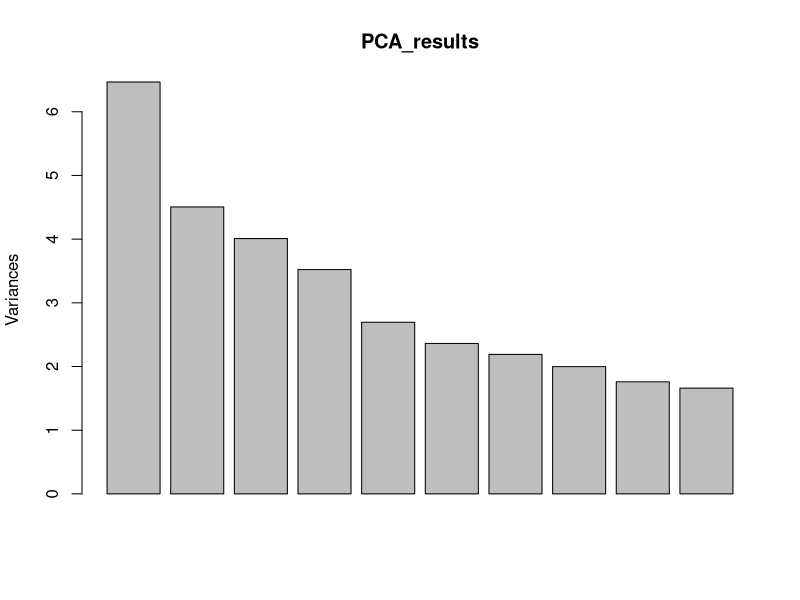
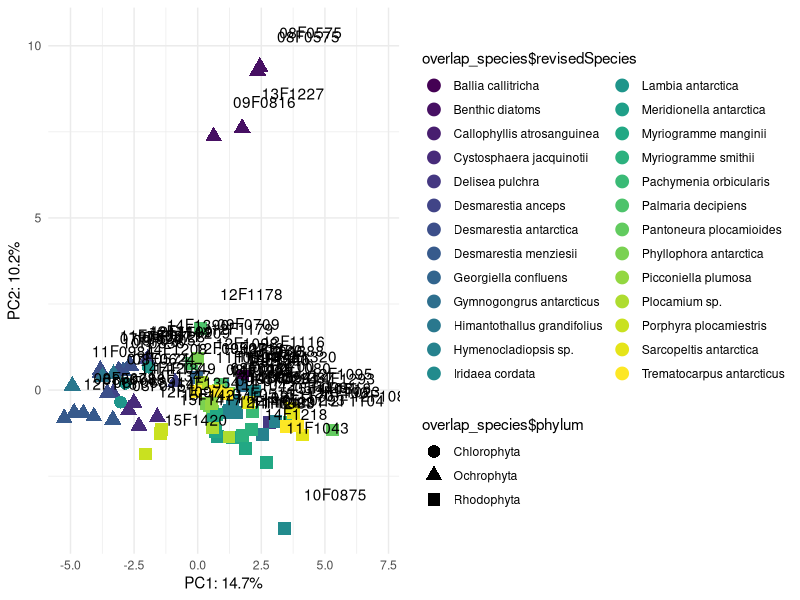
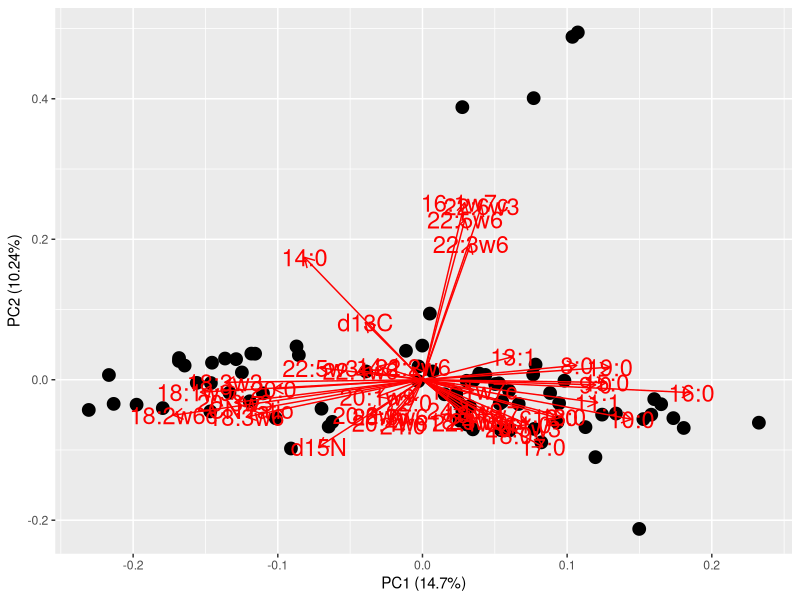
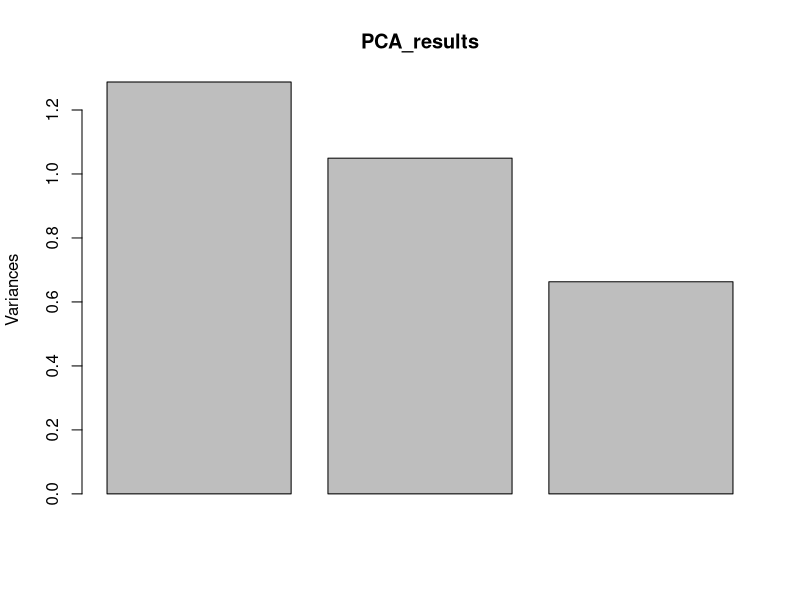
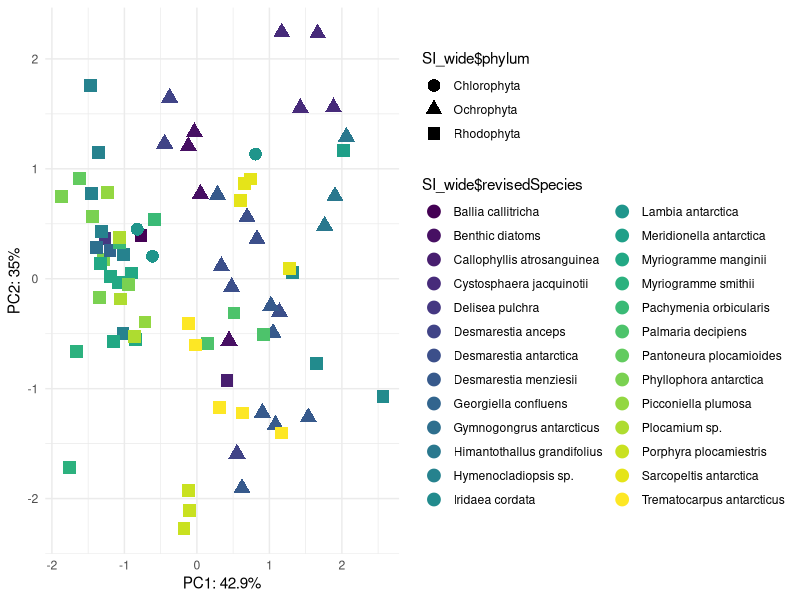
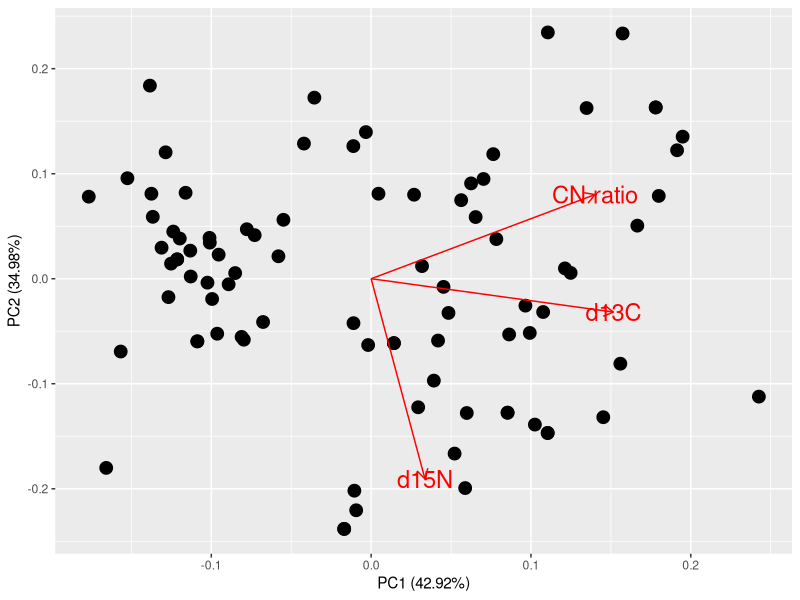
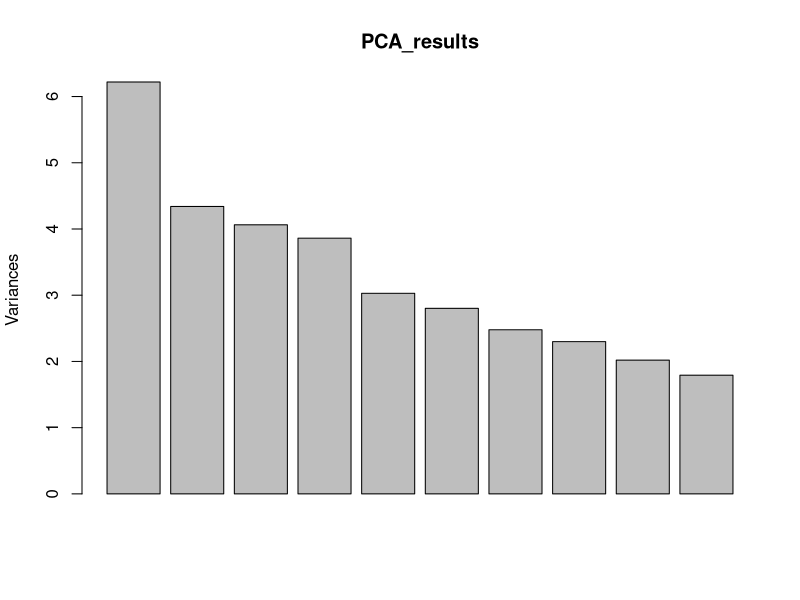
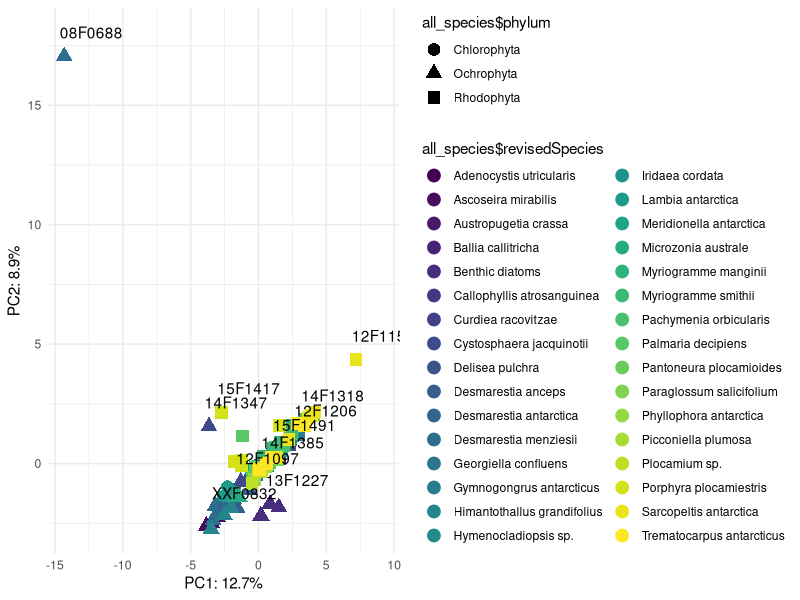

Here is the R script that generated these plots, in order: (Note: this script raises an error after producing the figures.)
#++++++++++++++++++++++++++++++++++++++++++++++++++++++++++++++++++++++++++++++++++
#                                                                                ##
# Antarctica Algae FA Bsides SI Analyses                                         ##
# Script Created 2023-03-21                                                      ##
# Data source: Antarctic Gradients 2019                                          ##
# R code prepared by Ross Whippo                                                 ##
# Last updated 2023-03-21                                                        ##
#                                                                                ##
#++++++++++++++++++++++++++++++++++++++++++++++++++++++++++++++++++++++++++++++++++

# SUMMARY:

# Script to generate descriptive statistical summaries of bside fatty acid and
# stable isotope data from Antarctic Gradients 2019 project. 


# Required Files (check that script is loading latest version):
# Whippo_FA_extraction_log.csv
# gradients2019_bsides_FASI_QAQC.csv


# Associated Scripts:
# FA_bsides_SI_data_pipeline.R

# TO DO 
# 1. Combine ggplot PCA plot with vectors  
# 2. Run PERMANOVA and PCA for SI and FA separately
#     - samples in common
#     - FA with additional samples
#     - 'All' samples
# 3. Fill in all values in paper table for FA and SI
# 4. Create PCA labeling phylum instead of species (or shapes)

# +++++++++++++++++++++++++++++++++++++++++++++++++++++++++++++++++++++++++++++++++
# TABLE OF CONTENTS                                                            ####
#                                                                                 +
# RECENT CHANGES TO SCRIPT                                                        +
# LOAD PACKAGES                                                                   +
# READ IN AND PREPARE DATA                                                        +
# DATA SUMMARY                                                                    +
#                                                                                 +
#++++++++++++++++++++++++++++++++++++++++++++++++++++++++++++++++++++++++++++++++++

#++++++++++++++++++++++++++++++++++++++++++++++++++++++++++++++++++++++++++++++++++
# RECENT CHANGES TO SCRIPT                                                     ####
#++++++++++++++++++++++++++++++++++++++++++++++++++++++++++++++++++++++++++++++++++

# 2023-03-21 Script created from FA_descriptive_stats.R

#++++++++++++++++++++++++++++++++++++++++++++++++++++++++++++++++++++++++++++++++++
# LOAD PACKAGES                                                                ####
#++++++++++++++++++++++++++++++++++++++++++++++++++++++++++++++++++++++++++++++++++

library(tidyverse) # data cleanup
library(vegan) # 'community' analyses
library(viridis) # color palette
library(psych) # pairs panel
library(ggfortify) # PCA visualizations

#++++++++++++++++++++++++++++++++++++++++++++++++++++++++++++++++++++++++++++++++++
# READ IN AND PREPARE DATA                                                     ####
#++++++++++++++++++++++++++++++++++++++++++++++++++++++++++++++++++++++++++++++++++


# Read in all core species from data pipeline
all_species <- read_csv("Data/Biomarkers/FattyAcids/gradients2019_bsides_FASI_QAQC.csv")


# Create simplified long dataset for analysis, remove non-overlapping samples
long_species <- all_species %>%
  select(ProjID, siteName, revisedSpecies, `Ice cover (NIC-Midpoint-Annual)`,
         targetFA, `CN ratio`:`20:4`) %>%
  filter(targetFA == "standards", !is.na(`CN ratio`)) %>%
  pivot_longer(cols = `CN ratio`:`20:4`, names_to = 'marker', values_to = 'value')

# create wide dataset, remove non-overlapping samples
overlap_species <- all_species %>%
  filter(targetFA == "standards", !is.na(`CN ratio`)) %>%
  select_if(~ !is.numeric(.) || sum(., na.rm = TRUE) != 0)

# SI only wide dataset
SI_wide <- all_species %>%
  filter(!is.na(`CN ratio`))

  



#++++++++++++++++++++++++++++++++++++++++++++++++++++++++++++++++++++++++++++++++++
# DATA SUMMARY                                                                 ####
#++++++++++++++++++++++++++++++++++++++++++++++++++++++++++++++++++++++++++++++++++




###### OVERLAPPING SAMPLES



### PERMANOVA 

# algal FA for adonis
marker_only <- overlap_species %>%
  select(`CN ratio`:`24:1w9`) 

adonis(abs(marker_only) ~ revisedSpecies, data = overlap_species, method = 'bray', na.rm = TRUE)

# PCA


# run PCA
PCA_results <-  prcomp(overlap_species[,c(21:64)], scale = TRUE)
PCA_results$rotation <- -1*PCA_results$rotation
PCA_results$rotation
#reverse the signs of the scores
PCA_results$x <- -1*PCA_results$x
#display the first six scores
head(PCA_results$x)

# plot how much variance
plot(PCA_results)

# calc variance explained
var_explained <- PCA_results$sdev^2/sum(PCA_results$sdev^2)

# duplicate main dataset to add shape value for taxonomic grouping
# overlap_PCAfig <- overlap_species %>%
#   mutate(shape = case_when(phylum == "Chlorophyta" ~ "1",
#                            phylum == "Ochrophyta" ~ "2",
#                            phylum == "Rhodophyta" ~ "6"))

# biplot of 2 most important axes
PCA_results$x %>% 
  as.data.frame %>%
  ggplot(aes(x=PC1,y=PC2)) + geom_point(aes(color = overlap_species$revisedSpecies,
                                            shape = overlap_species$phylum),size=4) +
  geom_text(
    label=overlap_species$ProjID,
    nudge_x=2, nudge_y=1,
    check_overlap=F
  ) +
  theme_minimal() +
  scale_color_viridis(discrete = TRUE) +
  labs(x=paste0("PC1: ",round(var_explained[1]*100,1),"%"),
       y=paste0("PC2: ",round(var_explained[2]*100,1),"%"))

# Run PCA plot with vectors
autoplot(PCA_results, loadings = TRUE, loadings.label = TRUE, loadings.label.size = 6, size = 4)



###### SI VALUES ONLY

### PERMANOVA 

# algal SI for adonis
SI_only <- SI_wide %>%
  select(`CN ratio`:d13C)

adonis(abs(SI_only) ~ revisedSpecies, data = SI_wide, method = 'bray', na.rm = TRUE)

# PCA


# run PCA
PCA_results <-  prcomp(SI_wide[,c(21:23)], scale = TRUE)
PCA_results$rotation <- -1*PCA_results$rotation
PCA_results$rotation
#reverse the signs of the scores
PCA_results$x <- -1*PCA_results$x
#display the first six scores
head(PCA_results$x)

# plot how much variance
plot(PCA_results)

# calc variance explained
var_explained <- PCA_results$sdev^2/sum(PCA_results$sdev^2)

# biplot of 2 most important axes
PCA_results$x %>% 
  as.data.frame %>%
  ggplot(aes(x=PC1,y=PC2)) + geom_point(aes(color = SI_wide$revisedSpecies,
                                            shape = SI_wide$phylum),size=4) +
  #  geom_text(
  #    label=SI_wide$revisedSpecies,
  #    nudge_x=2, nudge_y=1,
  #    check_overlap=T
  #  ) +
  theme_minimal() +
  scale_color_viridis(discrete = TRUE) +
  labs(x=paste0("PC1: ",round(var_explained[1]*100,1),"%"),
       y=paste0("PC2: ",round(var_explained[2]*100,1),"%"))

# Run PCA plot with vectors
autoplot(PCA_results, loadings = TRUE, loadings.label = TRUE, loadings.label.size = 6, size = 4)



###### FA VALUES ONLY



### PERMANOVA 

# algal FA for adonis
FA_only <- all_species %>%
  select(`8:0`:`20:4`) 

adonis(abs(FA_only) ~ revisedSpecies, data = all_species, method = 'bray', na.rm = TRUE)

# PCA


# run PCA
PCA_results <-  prcomp(all_species[,c(24:72)], scale = TRUE)
PCA_results$rotation <- -1*PCA_results$rotation
PCA_results$rotation
#reverse the signs of the scores
PCA_results$x <- -1*PCA_results$x
#display the first six scores
head(PCA_results$x)

# plot how much variance
plot(PCA_results)

# calc variance explained
var_explained <- PCA_results$sdev^2/sum(PCA_results$sdev^2)

# duplicate main dataset to add shape value for taxonomic grouping
# overlap_PCAfig <- overlap_species %>%
#   mutate(shape = case_when(phylum == "Chlorophyta" ~ "1",
#                            phylum == "Ochrophyta" ~ "2",
#                            phylum == "Rhodophyta" ~ "6"))

# biplot of 2 most important axes
PCA_results$x %>% 
  as.data.frame %>%
  ggplot(aes(x=PC1,y=PC2)) + geom_point(aes(color = all_species$revisedSpecies,
                                            shape = all_species$phylum),size=4) +
  geom_text(
      label=all_species$ProjID,
      nudge_x=2, nudge_y=1,
      check_overlap=T
    ) +
  theme_minimal() +
  scale_color_viridis(discrete = TRUE) +
  labs(x=paste0("PC1: ",round(var_explained[1]*100,1),"%"),
       y=paste0("PC2: ",round(var_explained[2]*100,1),"%"))

# Run PCA plot with vectors
autoplot(PCA_results, loadings = TRUE, loadings.label = TRUE, loadings.label.size = 6, size = 4)





###### TESTING MINIMAL FA BY LOOKING AT VECTORS IN PCA (16:0, 16:1w7c, 18:2w6c)

### PERMANOVA 

# algal min FA for adonis
minFA_only <- overlap_species %>%
  select(`16:0`, `16:1w7c`, `18:2w6c`) 

adonis(abs(minFA_only) ~ revisedSpecies, data = overlap_species, method = 'bray', na.rm = TRUE)

# PCA


# run PCA
PCA_results <-  prcomp(overlap_species[,c(35, 36, 42)], scale = TRUE)
PCA_results$rotation <- -1*PCA_results$rotation
PCA_results$rotation
#reverse the signs of the scores
PCA_results$x <- -1*PCA_results$x
#display the first six scores
head(PCA_results$x)

# plot how much variance
plot(PCA_results)

# calc variance explained
var_explained <- PCA_results$sdev^2/sum(PCA_results$sdev^2)

# biplot of 2 most important axes
PCA_results$x %>% 
  as.data.frame %>%
  ggplot(aes(x=PC1,y=PC2)) + geom_point(aes(color = overlap_species$revisedSpecies,
                                            shape = overlap_species$phylum),size=4) +
  #  geom_text(
  #    label=SI_wide$revisedSpecies,
  #    nudge_x=2, nudge_y=1,
  #    check_overlap=T
  #  ) +
  theme_minimal() +
  scale_color_viridis(discrete = TRUE) +
  labs(x=paste0("PC1: ",round(var_explained[1]*100,1),"%"),
       y=paste0("PC2: ",round(var_explained[2]*100,1),"%"))

# Run PCA plot with vectors
autoplot(PCA_results, loadings = TRUE, loadings.label = TRUE, loadings.label.size = 6, size = 4)



####
#<<<<<<<<<<<<<<<<<<<<<<<<<<END OF SCRIPT>>>>>>>>>>>>>>>>>>>>>>>>#

# SCRATCH PAD ####
algal_grad <- grad_conc_wide %>%
  select(genusSpecies, `NIC-Klein-Midpoint-Annual`, '14:0', '16:0', '16:1w7c', '18:0', '18:4w3c', '20:4w6', '20:5w3') %>%
  filter(genusSpecies %in% c("Desmarestia menziesii", "Phyllophora antarctica", "Himantothallus grandifolius"))
algal_grad_long <- algal_grad %>%
  pivot_longer(cols = `14:0`:`20:5w3`, names_to = 'FA', values_to = 'proportion')


algal_grad_long %>%
  ggplot(aes(`NIC-Klein-Midpoint-Annual`, proportion)) +
  geom_point() +
  geom_smooth(method = 'lm') +
  facet_wrap(FA ~ genusSpecies, scales = 'free', ncol = 3)



# MDS ALGAE


# select EPA, ARA, SDA, PAL, OLE, LIN, VAC, and dominant sats (16, 18) 
sub_wide <- grad_conc_wide %>% # fix 16:0 error in inverts
  select(genusSpecies, FAsampleName, "14:0", "16:0", "16:1w7c", "18:0", "18:1w7c", "18:3w3", "18:4w3c", "18:1w9c", "20:4w6", "20:5w3")
sub_wide_trans <- (sub_wide[,3:12])
sub_wide_trans <- bind_cols(sub_wide[1:2], sub_wide_trans)

batch_1_2_MDS <- metaMDS(sub_wide_trans[3:12], autotransform = TRUE, distance = "clark")
batch_1_2_MDS_points <- batch_1_2_MDS$points
batch_1_2_MDS_points <- data.frame(batch_1_2_MDS_points)
plot_data_batch_1_2 <- data.frame(batch_1_2_MDS_points, sub_wide[,1])

library(plyr)
# create the list of points that will connect the 'hulls' together from your nMDS point data
chulls_tax <- ddply(plot_data_batch_1_2, .(genusSpecies), function(df) df[chull(df$MDS1, df$MDS2), ])
# DETACH PLYR so it won't mess with anything!
detach(package:plyr)

# create vectors to plot over MDS
scrs <- as.data.frame(scores(batch_1_2_MDS, display = "sites"))
scrs <- cbind(scrs, genusSpecies = sub_wide_trans$genusSpecies)

vf <- envfit(batch_1_2_MDS, sub_wide_trans[3:12], perm = 999)

spp.scrs <- as.data.frame(scores(vf, display = "vectors"))
spp.scrs <- cbind(spp.scrs, FA = rownames(spp.scrs))
spp.scrs <- spp.scrs %>%
  rename(MDS1 = NMDS1,
         MDS2 = NMDS2)

# MDS FOR ITRS - Aaron

ggplot(plot_data_batch_1_2, aes(x=MDS1, y=MDS2)) +
  coord_fixed() +
  geom_point(size = 4, aes(color = genusSpecies)) + # set size of points to whatever you want
  scale_color_viridis(discrete = TRUE, end = 0.9, name = "Algal Species") + # my favorite color-blind and b&w friendly palette, look at the viridis package for more details
  # geom_segment(data = spp.scrs,
  #            aes(x = 0, xend = MDS1, y = 0, yend = MDS2),
  #            arrow = arrow(length = unit(0.25, "cm")), color = "grey") +
  # geom_text(data = spp.scrs, aes(label = FA), 
  #         size = 3) +
  # geom_polygon(data = chulls_tax,
  #            aes(x = MDS1, y = MDS2, color = genusSpecies), 
  #            fill = NA) + # optional 'hulls' around points
  theme_classic() + # optional, I just like this theme
  annotate("text", x = 1, y = 1, label = "3D Stress = 0.17") 



# MDS INVERTS

# pivot data wide for mds
grad_conc_wide_invert <- long_inverts %>%
  select(FA, genusSpecies, proportion, FAsampleName) %>%
  pivot_wider(names_from = FA, values_from = proportion, values_fill = 0)

# select EPA, ARA, PAL, OLE, LIN, VAC, and dominant sats (16, 18), reduce inverts included
sub_wide_invert <- grad_conc_wide_invert %>% # fix 16:0 error in inverts
  select(genusSpecies, FAsampleName, "14:0", "16:0", "16:1w7c", "18:0", "18:1w7c", "18:3w3", "18:1w9c", "20:4w6", "20:5w3")
sub_wide_invert <- sub_wide_invert %>%
  filter(genusSpecies %in% c("Odontaster validus", 
                             "Cnemidocarpa sp.",
                             "Nacella concinna",
                             "Sterechinus neumayeri",
                             "Prostebbingia gracilis",
                             "Gondogeneia antarctica"))
sub_wide_trans_invert <- (sub_wide_invert[,3:11])
sub_wide_trans_invert <- bind_cols(sub_wide_invert[1:2], sub_wide_trans_invert)


batch_1_2_MDS_invert <- metaMDS(sqrt(sub_wide_trans_invert[3:11]), autotransform = TRUE, distance = "manhattan")
batch_1_2_MDS_points_invert <- batch_1_2_MDS_invert$points
batch_1_2_MDS_points_invert <- data.frame(batch_1_2_MDS_points_invert)
plot_data_batch_1_2_invert <- data.frame(batch_1_2_MDS_points_invert, sub_wide_invert[,1])

library(plyr)
# create the list of points that will connect the 'hulls' together from your nMDS point data
chulls_tax_invert <- ddply(plot_data_batch_1_2_invert, .(genusSpecies), function(df) df[chull(df$MDS1, df$MDS2), ])
# DETACH PLYR so it won't mess with anything!
detach(package:plyr)

# create vectors to plot over MDS
scrs_invert <- as.data.frame(scores(batch_1_2_MDS_invert, display = "sites"))
scrs_invert <- cbind(scrs_invert, genusSpecies = sub_wide_trans_invert$genusSpecies)

vf_invert <- envfit(batch_1_2_MDS_invert, sub_wide_trans_invert[3:11], perm = 999)

spp.scrs_invert <- as.data.frame(scores(vf_invert, display = "vectors"))
spp.scrs_invert <- cbind(spp.scrs_invert, FA = rownames(spp.scrs_invert))
spp.scrs_invert <- spp.scrs_invert %>%
  rename(MDS1 = NMDS1,
         MDS2 = NMDS2)

# MDS FOR ITRS - Aaron

ggplot(plot_data_batch_1_2_invert, aes(x=MDS1, y=MDS2)) +
  coord_fixed() +
  geom_point(size = 4, aes(color = genusSpecies)) + # set size of points to whatever you want
  scale_color_viridis(discrete = TRUE, end = 0.9, name = "Invert Species") + # my favorite color-blind and b&w friendly palette, look at the viridis package for more details
  # geom_segment(data = spp.scrs_invert,
  #           aes(x = 0, xend = MDS1, y = 0, yend = MDS2),
  #          arrow = arrow(length = unit(0.25, "cm")), color = "grey") +
  # geom_text(data = spp.scrs_invert, aes(label = FA), 
  #      size = 3) +
  # geom_polygon(data = chulls_tax_invert,
  #          aes(x = MDS1, y = MDS2, color = genusSpecies), 
  #         fill = NA) + # optional 'hulls' around points
  theme_classic() + # optional, I just like this theme
  annotate("text", x = -8, y = -9, label = "3D Stress = 0.08")  

# INVERT MDS w/ ICE COVER

site_sample_invert <- all_inverts %>%
  select(SiteID, FAsampleName, `NIC-Klein-Midpoint-Annual`)

invert_cover <- sub_wide_invert %>%
  left_join(site_sample_invert, by = "FAsampleName")

plot_data_batch_1_2_invert <- data.frame(batch_1_2_MDS_points_invert, invert_cover[,c(1,13)])

library(plyr)
# create the list of points that will connect the 'hulls' together from your nMDS point data
chulls_tax_invert <- ddply(plot_data_batch_1_2_invert, .(`NIC.Klein.Midpoint.Annual`), function(df) df[chull(df$MDS1, df$MDS2), ])
# DETACH PLYR so it won't mess with anything!
detach(package:plyr)

# create vectors to plot over MDS
scrs_invert <- as.data.frame(scores(batch_1_2_MDS_invert, display = "sites"))
scrs_invert <- cbind(scrs_invert, IceCover = invert_cover$`NIC-Klein-Midpoint-Annual`)

vf_invert <- envfit(batch_1_2_MDS_invert, sub_wide_trans_invert[3:11], perm = 999)

spp.scrs_invert <- as.data.frame(scores(vf_invert, display = "vectors"))
spp.scrs_invert <- cbind(spp.scrs_invert, FA = rownames(spp.scrs_invert))
spp.scrs_invert <- spp.scrs_invert %>%
  rename(MDS1 = NMDS1,
         MDS2 = NMDS2)

# plot_data_batch_1_2_invert$NIC.Klein.Midpoint.Annual <- as.character(plot_data_batch_1_2_invert$NIC.Klein.Midpoint.Annual)


ggplot(plot_data_batch_1_2_invert, aes(x=MDS1, y=MDS2)) +
  coord_fixed() +
  geom_point(size = 4, aes(color = `NIC.Klein.Midpoint.Annual`)) + # set size of points to whatever you want
  scale_color_viridis(discrete = FALSE, end = 0.9, name = "Ice Cover") + # my favorite color-blind and b&w friendly palette, look at the viridis package for more details
  #geom_segment(data = spp.scrs_invert,
  #           aes(x = 0, xend = MDS1, y = 0, yend = MDS2),
  #          arrow = arrow(length = unit(0.25, "cm")), color = "grey") +
  # geom_text(data = spp.scrs_invert, aes(label = FA), 
  #      size = 3) +
  # geom_polygon(data = chulls_tax_invert,
  #          aes(x = MDS1, y = MDS2, color = genusSpecies), 
  #         fill = NA) + # optional 'hulls' around points
  theme_classic() + # optional, I just like this theme
  annotate("text", x = -8, y = -9, label = "3D Stress = 0.08") 


# PAIRS PANELS OF FA

# all gradients site joining ALGAE

grad_site <- long_algae %>%
  mutate(site = str_sub(sample, 6, 7))

# create site/lat, and add gradient - taken from NIC-Klein-Midpoint-Annual (email from Chuck)
site <- c('02', '03', '04', '05', '07', '08', '09', '10', '11', '12', '13', '14', '15')
lat <- c(-67.5567, -68.1758, -68.6921, -67.5488, -66.0894, -65.5131, -65.1043, -64.9002, -64.7932, -64.7720, -66.0251, -64.7793, -65.2402)
grad <- c('71.5102', '68.61224', '87.67347', '57.87755', '58.36735', '73.95918', '53.5102', '36.12245', '41.10204', '37.26531', '76.77551', '41.06122', '62.85714')

site_lat <- data.frame(site, lat, grad)

all_site <- left_join(grad_site, site_lat, by = "site")
all_site$lat <- as.factor(all_site$lat)

# pivot data wide for pairs
all_site_wide <- all_site %>%
  select(FA, genusSpecies, proportion, sample, site, lat, grad) %>%
  pivot_wider(names_from = FA, values_from = proportion, values_fill = 0)
# remove zero columns
all_site_pairs <- all_site_wide %>%
  select(where(~ any(. != 0)))
# create mean values
all_site_means <- all_site_pairs %>%
  select(-c('site', 'sample')) %>%
  group_by(genusSpecies, lat) %>%
  summarise(across(everything(), mean))
# reduce number of FAs
all_site_reduced <- all_site_pairs %>% # switch between lat/grad for gradients here
  select(genusSpecies, grad, `14:0`, `16:0`, `16:1w7c`, `16:1w5c`, `18:0`, `18:1w7c`, `18:1w9c`, `18:2w6c`,`18:3w3`, `18:4w3c`, `20:0`, `20:4w6`, `20:5w3`, `22:0`) %>%
  #filter(genusSpecies == 'Plocamium cartilagineum')
  #filter(genusSpecies == 'Desmarestia menziesii')
  #filter(genusSpecies == 'Phyllophora antarctica')
  filter(genusSpecies == 'Himantothallus grandifolius')
#filter(genusSpecies == 'Myriogramme manginii')
pairs.panels(all_site_reduced[,2:16])


# FAs of lattitude interest (>|50| Pearson correlation [moderate or stronger]):
# (as of batch 5 for FAs - 
# `14:0`, `16:0...50`, `16:1w7c`, `16:1w5c`, `18:0`, `18:1w7c`, `18:1w9c`, 
# `18:2w6c`,`18:3w3`, `18:4w3c`, `20:0`, `20:4w6`, `20:5w3`, `22:0`)
#
## P. cartilagineum
#     22:0 = 0.63
## D. menziesii
#     20:5w3 = -0.58
## P. antarctica
#     22:0 = -0.58
#     20:5w3 = -0.53
#     20:0 = 0.58
#     18:3w3 = -0.52
#     16:1w5 = 0.87
## H. grandifolius
#     20:5w3 = -0.62
#     20:0 = 0.66
#     18:4w3 = -0.74
#     18:3w3 = -0.50
#     18:2w6 = 0.52
#     18:1w7 = -0.50
#     18:0 = -0.69
#     16:1w7 = 0.76
#     16:0 = 0.51

# FAs of gradient interest (>|50| Pearson correlation [moderate or stronger]):
# (as of batch 5 for FAs - 
# `14:0`, `16:0...50`, `16:1w7c`, `16:1w5c`, `18:0`, `18:1w7c`, `18:1w9c`, 
# `18:2w6c`,`18:3w3`, `18:4w3c`, `20:0`, `20:4w6`, `20:5w3`, `22:0`)
#
## D. menziesii
#     20:5w3 = 0.58
## P. antarctica
#     18:4w3 = 0.56
#     18:2w6 = 0.50
#     18:0 = 0.56
#     16:0 = -0.63
## H. grandifolius
#     20:5w3 = 0.89
#     20:0 = -0.67
#     18:4w3 = 0.96
#     18:3w3 = 0.77
#     18:1w9 = -0.51
#     18:1w7 = 0.58
#     18:0 = 0.64
#     16:1w7 = -0.99
#     16:0 = -0.83
#     14:0 = 0.52


# cluster analysis of FAs that are related
FA_dist <- vegdist(t(sub_wide_trans[3:12]))
FA_clust <- hclust(FA_dist, method="ward.D2") 

plot(FA_clust, las = 1, 
     main="Cluster diagram of algal fatty acids", 
     xlab="Sample", 
     ylab="Euclidean distance")


# cluster analysis of Algae that are related
Alg_dist <- vegdist(sub_wide_trans[3:12])
Alg_clust <- hclust(Alg_dist, method="ward.D2")
Alg_order <- data.frame(sub_wide_trans$species, Alg_clust$order)
Alg_order <- Alg_order[order(Alg_order$Alg_clust.order), ]

plot(Alg_clust, las = 1, 
     main="Cluster diagram of algae", 
     xlab="Sample", 
     ylab="Euclidean distance",
     label = Alg_order$sub_wide_trans.species)





# dotplot of final concentration by species by FA
ggplot(filter(long_algae, FA %in% c("14:0", "16:0", "16:1w7c", "18:0", "18:1w7c", "18:3w3", "18:4w3c", "18:1w9c", "20:4w6", "20:5w3")), 
       aes(x = FA, y = proportion, colour = genusSpecies)) +
  geom_point(size = 4, position = position_jitter(width = .1)) +
  geom_boxplot(data = long_algae %>% 
                 filter(FA %in% c("14:0", "16:0", "16:1w7c", "18:0", "18:1w7c", "18:3w3", "18:4w3c", "18:1w9c", "20:4w6", "20:5w3")), 
               aes(group = FA, y = proportion), color = "black", alpha = 0, show.legend = FALSE) +
  theme_classic() +
  scale_colour_viridis(discrete = TRUE, end = 0.9) +
  labs(x = "Fatty Acid", y = "Proportion of Total Fatty Acids") +
  scale_x_discrete(labels = c("14:0" = "MYR (14:0)",
                              "16:0" = "PAL (16:0)", 
                              "16:1w7c" = "PALO (16:1w7c)", 
                              "18:0" = "STE (18:0)",
                              "18:1w7c" = "VAC (18:1w7c)",
                              "18:3w3" = "LIN (18:3w3)",
                              "18:4w3c" = "SDA (18:4w3c)",
                              "18:1w9c" = "OLE (18:1w9c)", 
                              "20:4w6" = "ARA (20:4w6)", 
                              "20:5w3" = "EPA (20:5w3)")) +
  coord_flip()

# 18:1n7, 18:3n3 < 0.1, rest = 0.1 < other FA

# stacked barplot of percent contribution of each FA to total FA (dominant)
ggplot(filter(long_algae, FA %in% c("14:0", "16:0", "16:1w7c", "18:0", "18:1w7c", "18:3w3", "18:4w3c", "18:1w9c", "20:4w6", "20:5w3")) %>%
         group_by(genusSpecies, FA) %>%
         summarise(proportion = mean(proportion)) %>%
         ungroup(),
       aes(x = proportion, y = genusSpecies, fill = factor(FA, levels = c("14:0", "18:0", "16:1w7c", "18:1w7c", "18:3w3", "18:4w3c", "18:1w9c", "16:0", "20:5w3", "20:4w6")))) +
  geom_col(position = "stack", color = "black") +
  scale_fill_viridis(discrete = TRUE, option = "C") +
  theme_classic() +
  labs(fill = "Fatty Acid") +
  xlab("Mean Proportion of Total Fatty Acids") +
  ylab("Species")


## PAIRS PANEL INVERTS

grad_site <- long_inverts 

grad_site$SiteID <- grad_site$SiteID %>%
  recode('1' = '01',
         '2' = '02',
         '3' = '03',
         '4' = '04',
         '5' = '05',
         '6' = '06',
         '7' = '07',
         '8' = '08',
         '9' = '09',
         '10' = '10',
         '11' = '11',
         '12' = '12',
         '13' = '13',
         '14' = '14',
         '15' = '15')


# create site/lat, and add gradient - taken from NIC-Klein-Midpoint-Annual (email from Chuck)
SiteID <- c('01', '02', '03', '04', '05', '06', '07', '08', '09', '10', '11', '12', '13', '14', '15')
lat <- c(-65.94492, -67.5567, -68.1758, -68.6921, -67.5488, -66.87732, -66.0894, -65.5131, -65.1043, -64.9002, -64.7932, -64.7720, -66.0251, -64.7793, -65.2402)
grad <- c('56.44898', '71.5102', '68.61224', '87.67347', '57.87755', '82.89796', '58.36735', '73.95918', '53.5102', '36.12245', '41.10204', '37.26531', '76.77551', '41.06122', '62.85714')

site_lat <- data.frame(SiteID, lat, grad)

all_site <- left_join(grad_site, site_lat, by = "SiteID")
all_site$lat <- as.factor(all_site$lat)

# pivot data wide for pairs
all_site_wide <- all_site %>%
  select(FA, genusSpecies, proportion, FAsampleName, SiteID, lat, grad) %>%
  pivot_wider(names_from = FA, values_from = proportion, values_fill = 0)
# remove zero columns
all_site_pairs <- all_site_wide %>%
  select(where(~ any(. != 0)))
# create mean values
all_site_means <- all_site_pairs %>%
  select(-c('SiteID', 'FAsampleName')) %>%
  group_by(genusSpecies, lat) %>%
  summarise(across(everything(), mean))


# reduce number of FAs
all_site_reduced <- all_site_pairs %>% # switch between lat/grad for gradients here
  select(genusSpecies, grad,'16:1w7c', '18:1w7c', '18:1w9c', '18:2w6c', '20:0', '20:4w6', '22:0') %>%
  #filter(genusSpecies == 'Odontaster validus')
  #filter(genusSpecies == 'Nacella concinna')
  #filter(genusSpecies == 'Sterechinus neumayeri')
  #filter(genusSpecies == 'Neosmilaster georgianus')
  #filter(genusSpecies == 'Cnemidocarpa sp.')
  #filter(genusSpecies == 'Isotealia antarctica')
  #filter(genusSpecies == 'Perknaster fuscus')
  #filter(genusSpecies == 'Margarella antarctica')
  #filter(genusSpecies == 'Prostebbingia gracilis')
  filter(genusSpecies == 'Dendrilla membranosa')
#filter(genusSpecies == 'Gondogeneia antarctica')
pairs.panels(all_site_reduced[,2:9])


# FAs of gradient interest (>|50| Pearson correlation [moderate or stronger]):
# ('20:5w3', '18:4w3', '18:3w6', '18:3w3', '14:0', '16:0', '18:0',
# '16:1w7c', '18:1w7c', '18:1w9c', '18:2w6c', '20:0', '20:4w6', '22:0')
#
## S. neumayeri
#     20:4w6 = -0.50
#     22:0 = -0.53
## N. georgianus
#     14:0 = 0.50
## P. gracilis
#     16:0 = 0.70
#     22:0 = -0.77
## D. membranosa
#     18:4w3 = 0.77
#     18:3w3 = 0.56
#     14:0 = 0.65
#     18:0 = -0.84
#     16:1w7 = 0.72
#     18:1w9  = 0.55
#     18:2w6 = 0.53
#     20:0 = -0.59
#     20:4w6 = -0.54
#     22:0 = -0.55
## G. antarctica
#     16:1w7 = -0.53
#     18:3w6 = 0.68
#     14:0 = 0.72
## M. antarctica
#     20:4w6 = -0.56
# 
